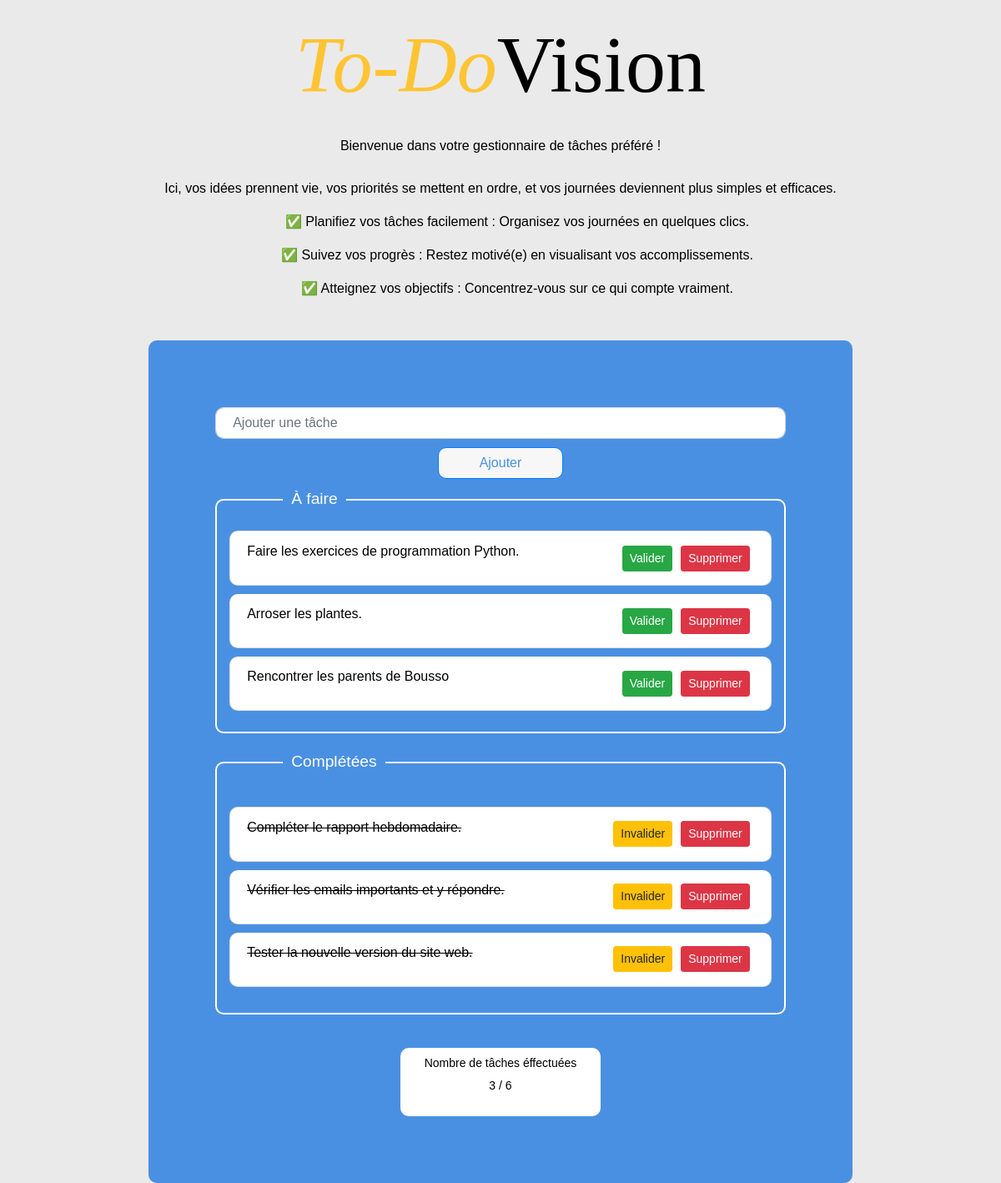
The page / on the database its author committed.
### tables this page shows
CREATE TABLE tasks (
        id INTEGER PRIMARY KEY AUTOINCREMENT,
        task TEXT NOT NULL,
        status BOOLEAN NOT NULL DEFAULT 0
    );

### app.py (the view)
@app.route('/')
def index():
    with sqlite3.connect(db_path) as conn:
        cursor = conn.cursor()
        cursor.execute("SELECT * FROM tasks")
        tasks = cursor.fetchall()
        tasks_non_validees = [task for task in tasks if task[2] == 0]
        tasks_validees = [task for task in tasks if task[2] == 1]
        completed_tasks = len(tasks_validees)
        total_tasks = len(tasks)
    return render_template('index.html',
                           tasks_non_validees=tasks_non_validees,
                           tasks_validees=tasks_validees,
                           completed_tasks = completed_tasks,
                           total_tasks=total_tasks)

### templates/index.html (shortened to what this page needs)
<!DOCTYPE html>
<html lang="en">
<head>
    <link rel="stylesheet" href="https://stackpath.bootstrapcdn.com/bootstrap/4.5.2/css/bootstrap.min.css">
</head>
<body>
    <div class="container">
        <h1><em id="logo">To-Do</em>Vision</h1>
        <h2>Bienvenue dans votre gestionnaire de tâches préféré !</h2>
        <div id="bienvenue">
            <p>Ici, vos idées prennent vie, vos priorités se mettent en ordre, et vos journées deviennent plus simples et efficaces.
               <ul>✅ Planifiez vos tâches facilement : Organisez vos journées en quelques clics.</ul>
               <ul>✅ Suivez vos progrès : Restez motivé(e) en visualisant vos accomplissements.</ul>
               <ul>✅ Atteignez vos objectifs : Concentrez-vous sur ce qui compte vraiment.</ul>
            </p>
        </div>
        <div class="cadre">
            <form action="/add" method="POST">
                <input type="text" name="task" class="form-control" placeholder="Ajouter une tâche" required>
                <button type="submit" class="btn btn-primary">Ajouter</button>
            </form>
            <div class="list-group">
                <fieldset>
                    <legend>À faire</legend>
                    {% for task in tasks_non_validees %}
                    <li class="list-group-item d-flex justify-content-between align-items-center">
                        <p>{{ task[1] }}</p>
                        <div class="action-buttons">
                            <a href="/complete/{{ task[0] }}" class="btn btn-success btn-sm">Valider</a>
                            <a href="/delete/{{ task[0] }}" class="btn btn-danger btn-sm">Supprimer</a>
                        </div>
                    </li>
                    {% endfor %}
                </fieldset>
                <fieldset>
                    <legend>Complétées</legend>
                    <p>
                        {% for task in tasks_validees %}
                        <li class="list-group-item d-flex justify-content-between align-items-center">
                            <p class="tache_validee">{{ task[1] }}</p>
                            <div class="action-buttons">
                                <a href="/incomplete/{{ task[0] }}" class="btn btn-warning btn-sm">Invalider</a>
                                <a href="/delete/{{ task[0] }}" class="btn btn-danger btn-sm">Supprimer</a>
                            </div>
                        </li>
                        {% endfor %}
                    </p>
                </fieldset>
            </div>
            <div class="status-box">
                <div class="status-card">
                    <h4>Nombre de tâches éffectuées</h4>
                    <p>{{ completed_tasks }} / {{ total_tasks }}</p>
                </div>
            </div>
        </div>
    </div>
</body>
</html>

### templates/index.html (style rules this page uses)
body { background-color: rgb(235, 234, 234); font-family: 'Arial', sans-serif; color: white; }
fieldset { border: 2px solid white; border-radius: 10px; padding: 15px; margin-bottom: 20px; }
legend { color: white; font-size: 1.2rem; padding: 0 10px; width: auto; display: flex; justify-content: center; margin-left: 4rem; }
h2 { color: rgb(0, 0, 0); text-align: center; margin-top: 30px; font-size: 1rem; margin-bottom: 30px; }
#bienvenue { color: rgb(0, 0, 0); text-align: center; font-size: 1rem; margin-bottom: 50px; }
.container { margin-top: 20px; }
.form-control { border-radius: 10px; padding-left: 20px; }
.btn-primary { background-color: #f7f7f7; color: #4A90E2; border-radius: 10px; width: 150px; display: block; margin: 10px auto; }
.list-group-item { border-radius: 10px; margin-bottom: 10px; background-color: #ffffff; color: black; }
.tache_validee { text-decoration: line-through }
.cadre { width: 76%; background-color: #4A90E2; border-radius: 10px; padding: 5rem; margin-left: 12%; }
.status-box { margin-top: 20px; display: flex; justify-content: space-around; }
.status-card { background-color: white; color: black; border-radius: 10px; padding: 10px; text-align: center; width: 15rem; font-size: 14px; }
.status-card h4 { font-size: 14px }
.action-buttons { display: flex; justify-content: space-between; }
.action-buttons a { margin: 0 5px; text-decoration: none; }
h1 { color: rgb(0, 0, 0); text-align: center; font-family: 'Times New Roman', Times, serif; font-size: 6rem; }
#logo { color: #FFC433; }

### rows shown on the page
tasks: task "Faire les exercices de programmation Python."
tasks: task "Arroser les plantes."
tasks: task "Rencontrer les parents de Bousso"
tasks: task "Compléter le rapport hebdomadaire."
tasks: task "Vérifier les emails importants et y répondre."
tasks: task "Tester la nouvelle version du site web."

### other values the page prints
{{ completed_tasks }} "3"
{{ total_tasks }} "6"
